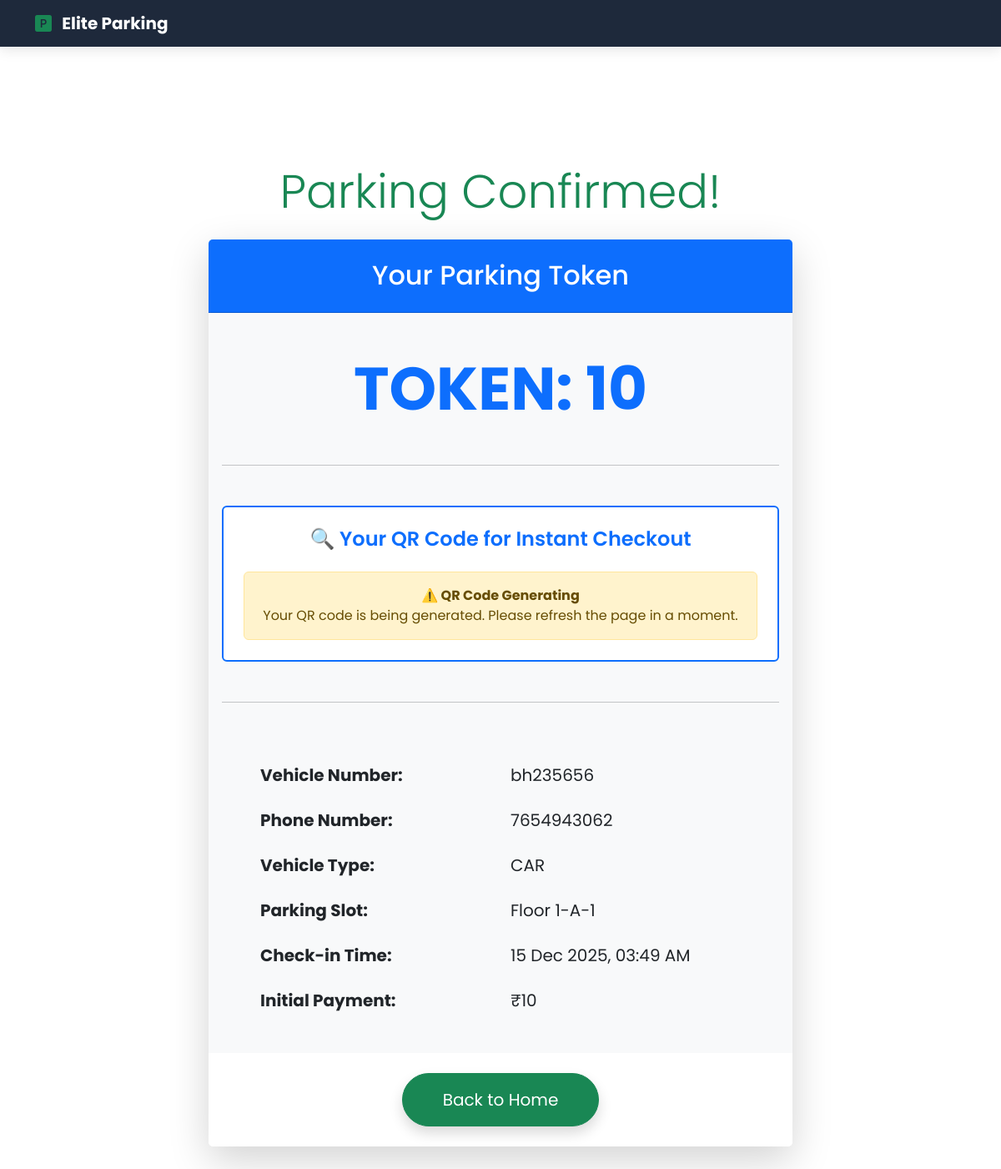
The page /token/10/ on the database its author committed.
### parking/models.py (models this page shows, shortened)
class Ticket(models.Model):
    qr_code = models.ImageField(upload_to="qrcodes/", blank=True, null=True)
    vehicle_number = models.CharField(max_length=20)
    phone = models.CharField(max_length=15)
    vehicle_type = models.CharField(max_length=10)
    slot = models.ForeignKey(Slot, on_delete=models.SET_NULL, null=True)
    check_in = models.DateTimeField(default=timezone.now)
    check_out = models.DateTimeField(null=True, blank=True)
    initial_payment = models.IntegerField(default=0)
    final_amount = models.IntegerField(null=True, blank=True)

class Slot(models.Model):
    floor = models.ForeignKey(Floor, on_delete=models.CASCADE)
    section = models.CharField(max_length=1)
    slot_number = models.IntegerField()
    vehicle_type = models.CharField(max_length=10)
    is_available = models.BooleanField(default=True)
    class Meta:
        unique_together = ("floor", "section", "slot_number")
    def __str__(self):
        return f"{self.floor}-{self.section}-{self.slot_number}"

class Floor(models.Model):
    number = models.IntegerField(unique=True)
    price_increment = models.IntegerField(default=0)  # +5 per floor
    def __str__(self):
        return f"Floor {self.number}"

### parking/views.py (the view)
# urls.py: path("token/<int:ticket_id>/", views.token_success, name="token_success"),
def token_success(request, ticket_id):
    ticket = get_object_or_404(Ticket, id=ticket_id)
    return render(request, "token_success.html", {"ticket": ticket})

### templates/token_success.html (shortened to what this page needs)
{% extends "base.html" %}
{% block content %}
<div class="container text-center mt-5 py-5">
    <h1 class="display-4 text-success mb-4">Parking Confirmed!</h1>
    <div class="card mx-auto shadow-lg border-0" style="max-width: 700px;">
        <div class="card-header bg-primary text-white py-4">
            <h2 class="mb-0">Your Parking Token</h2>
        </div>
        <div class="card-body py-5 bg-light">
            <h1 class="display-2 fw-bold text-primary mb-5">
                TOKEN: {{ ticket.id }}
            </h1>
            <hr class="my-5">
            <div class="mb-5 p-4 bg-white rounded border border-2 border-primary">
                <h4 class="mb-4 fw-semibold text-primary">🔍 Your QR Code for Instant Checkout</h4>
                {% if ticket.qr_code %}
                    <div class="text-center">
                        <img src="{{ ticket.qr_code.url }}"
                             alt="QR Code"
                             width="300"
                             height="300"
                             class="img-fluid rounded shadow"
                             style="background: white; padding: 15px; border: 2px solid #007bff;">
                        <p class="mt-4 mb-0 text-muted fs-6">
                            <strong>Scan this QR code to go directly to your bill</strong>
                        </p>
                        <p class="text-muted small">Or click the button below to view it larger</p>
                    </div>
                    <div class="text-center mt-4">
                        <button type="button" class="btn btn-outline-primary btn-sm px-4 py-2" data-bs-toggle="modal" data-bs-target="#qrModal">
                            <i class="bi bi-zoom-in me-2"></i> View QR Code Larger
                        </button>
                    </div>
                {% else %}
                    <div class="alert alert-warning mb-0">
                        <strong>⚠️ QR Code Generating</strong><br>
                        Your QR code is being generated. Please refresh the page in a moment.
                    </div>
                {% endif %}
            </div>
            <hr class="my-5">
            <div class="row text-start fs-5 g-4" style="max-width: 600px; margin: 0 auto;">
                <div class="col-sm-6"><strong>Vehicle Number:</strong></div>
                <div class="col-sm-6">{{ ticket.vehicle_number }}</div>
                <div class="col-sm-6"><strong>Phone Number:</strong></div>
                <div class="col-sm-6">{{ ticket.phone }}</div>
                <div class="col-sm-6"><strong>Vehicle Type:</strong></div>
                <div class="col-sm-6">{{ ticket.vehicle_type }}</div>
                <div class="col-sm-6"><strong>Parking Slot:</strong></div>
                <div class="col-sm-6">{{ ticket.slot }}</div>
                <div class="col-sm-6"><strong>Check-in Time:</strong></div>
                <div class="col-sm-6">{{ ticket.check_in|date:"d M Y, h:i A" }}</div>
                <div class="col-sm-6"><strong>Initial Payment:</strong></div>
                <div class="col-sm-6">₹{{ ticket.initial_payment }}</div>
            </div>
        </div>
        <div class="card-footer bg-white border-0 py-4">
            <a href="{% url 'home' %}" class="btn btn-success btn-lg px-5 py-3 rounded-pill shadow">
                Back to Home
            </a>
        </div>
    </div>
</div>
{% endblock %}

### templates/base.html (style rules this page uses)
body { font-family: 'Poppins', sans-serif; background: #f8f9fa; min-height: 100vh; }

### rows shown on the page
Ticket: id "10", vehicle_number "bh235656", phone "7654943062", vehicle_type "CAR", slot "Floor 1-A-1", check_in "15 Dec 2025, 03:49 AM", initial_payment "10"
